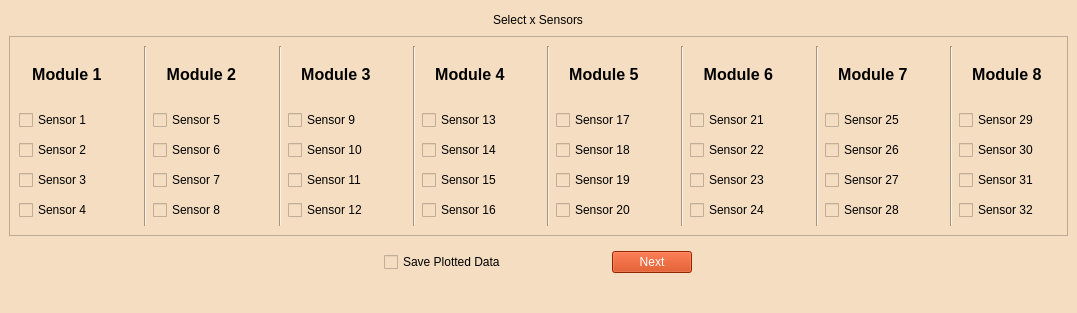
<?xml version="1.0" encoding="UTF-8"?>
<ui version="4.0">
	<class>MainWindow</class>
	<widget class="QMainWindow" name="MainWindow">
		<property name="geometry">
			<rect>
				<x>0</x>
				<y>0</y>
				<width>1077</width>
				<height>313</height>
			</rect>
		</property>
		<property name="sizePolicy">
			<sizepolicy hsizetype="Fixed" vsizetype="Fixed">
				<horstretch>0</horstretch>
				<verstretch>0</verstretch>
			</sizepolicy>
		</property>
		<property name="windowTitle">
			<string>Sensor Selection Window</string>
		</property>
		<property name="styleSheet">
			<string notr="true">font: 12pt &quot;MS Shell Dlg 2&quot;;
				background-color: rgb(244, 221, 192);
				color:rgb(0, 0, 0);
			</string>
		</property>
		<property name="iconSize">
			<size>
				<width>24</width>
				<height>24</height>
			</size>
		</property>
		<property name="dockNestingEnabled">
			<bool>false</bool>
		</property>
		<widget class="QWidget" name="centralwidget">
			<layout class="QVBoxLayout" name="verticalLayout_3">
				<item alignment="Qt::AlignHCenter">
					<widget class="QLabel" name="sensor_select_MAX_Label">
						<property name="text">
							<string>Select x Sensors</string>
						</property>
					</widget>
				</item>
				<item>
					<widget class="QFrame" name="frame">
						<property name="minimumSize">
							<size>
								<width>0</width>
								<height>200</height>
							</size>
						</property>
						<property name="maximumSize">
							<size>
								<width>16777215</width>
								<height>200</height>
							</size>
						</property>
						<property name="frameShape">
							<enum>QFrame::StyledPanel</enum>
						</property>
						<property name="frameShadow">
							<enum>QFrame::Raised</enum>
						</property>
						<layout class="QHBoxLayout" name="horizontalLayout_5">
							<item>
								<layout class="QVBoxLayout" name="verticalLayout">
									<item>
										<widget class="QLabel" name="Module1_Title">
											<property name="maximumSize">
												<size>
													<width>16777215</width>
													<height>50</height>
												</size>
											</property>
											<property name="text">
												<string>&lt;html&gt;&lt;head/&gt;&lt;body&gt;&lt;p align=&quot;center&quot;&gt;&lt;span
													style=&quot; font-size:12pt; font-weight:600;&quot;&gt;Module 1&lt;/span&gt;&lt;/p&gt;&lt;/body&gt;&lt;/html&gt;
												</string>
											</property>
										</widget>
									</item>
									<item>
										<widget class="QCheckBox" name="Sensor_1">
											<property name="enabled">
												<bool>false</bool>
											</property>
											<property name="text">
												<string>Sensor 1</string>
											</property>
										</widget>
									</item>
									<item>
										<widget class="QCheckBox" name="Sensor_2">
											<property name="enabled">
												<bool>false</bool>
											</property>
											<property name="text">
												<string>Sensor 2</string>
											</property>
										</widget>
									</item>
									<item>
										<widget class="QCheckBox" name="Sensor_3">
											<property name="enabled">
												<bool>false</bool>
											</property>
											<property name="text">
												<string>Sensor 3</string>
											</property>
										</widget>
									</item>
									<item>
										<widget class="QCheckBox" name="Sensor_4">
											<property name="enabled">
												<bool>false</bool>
											</property>
											<property name="text">
												<string>Sensor 4</string>
											</property>
										</widget>
									</item>
								</layout>
							</item>
							<item>
								<spacer name="verticalSpacer">
									<property name="orientation">
										<enum>Qt::Vertical</enum>
									</property>
									<property name="sizeHint" stdset="0">
										<size>
											<width>20</width>
											<height>40</height>
										</size>
									</property>
								</spacer>
							</item>
							<item>
								<widget class="Line" name="line">
									<property name="orientation">
										<enum>Qt::Vertical</enum>
									</property>
								</widget>
							</item>
							<item>
								<layout class="QVBoxLayout" name="verticalLayout_2">
									<item>
										<widget class="QLabel" name="Module2_Title">
											<property name="maximumSize">
												<size>
													<width>16777215</width>
													<height>50</height>
												</size>
											</property>
											<property name="text">
												<string>&lt;html&gt;&lt;head/&gt;&lt;body&gt;&lt;p align=&quot;center&quot;&gt;&lt;span
													style=&quot; font-size:12pt; font-weight:600;&quot;&gt;Module 2&lt;/span&gt;&lt;/p&gt;&lt;/body&gt;&lt;/html&gt;
												</string>
											</property>
										</widget>
									</item>
									<item>
										<widget class="QCheckBox" name="Sensor_5">
											<property name="enabled">
												<bool>false</bool>
											</property>
											<property name="text">
												<string>Sensor 5</string>
											</property>
										</widget>
									</item>
									<item>
										<widget class="QCheckBox" name="Sensor_6">
											<property name="enabled">
												<bool>false</bool>
											</property>
											<property name="text">
												<string>Sensor 6</string>
											</property>
										</widget>
									</item>
									<item>
										<widget class="QCheckBox" name="Sensor_7">
											<property name="enabled">
												<bool>false</bool>
											</property>
											<property name="text">
												<string>Sensor 7</string>
											</property>
										</widget>
									</item>
									<item>
										<widget class="QCheckBox" name="Sensor_8">
											<property name="enabled">
												<bool>false</bool>
											</property>
											<property name="text">
												<string>Sensor 8</string>
											</property>
										</widget>
									</item>
								</layout>
							</item>
							<item>
								<spacer name="verticalSpacer_2">
									<property name="orientation">
										<enum>Qt::Vertical</enum>
									</property>
									<property name="sizeHint" stdset="0">
										<size>
											<width>20</width>
											<height>40</height>
										</size>
									</property>
								</spacer>
							</item>
							<item>
								<widget class="Line" name="line_2">
									<property name="orientation">
										<enum>Qt::Vertical</enum>
									</property>
								</widget>
							</item>
							<item>
								<layout class="QVBoxLayout" name="verticalLayout_11">
									<item>
										<widget class="QLabel" name="Module3_Title">
											<property name="maximumSize">
												<size>
													<width>16777215</width>
													<height>50</height>
												</size>
											</property>
											<property name="text">
												<string>&lt;html&gt;&lt;head/&gt;&lt;body&gt;&lt;p align=&quot;center&quot;&gt;&lt;span
													style=&quot; font-size:12pt; font-weight:600;&quot;&gt;Module 3&lt;/span&gt;&lt;/p&gt;&lt;/body&gt;&lt;/html&gt;
												</string>
											</property>
										</widget>
									</item>
									<item>
										<widget class="QCheckBox" name="Sensor_9">
											<property name="enabled">
												<bool>false</bool>
											</property>
											<property name="text">
												<string>Sensor 9</string>
											</property>
										</widget>
									</item>
									<item>
										<widget class="QCheckBox" name="Sensor_10">
											<property name="enabled">
												<bool>false</bool>
											</property>
											<property name="text">
												<string>Sensor 10</string>
											</property>
										</widget>
									</item>
									<item>
										<widget class="QCheckBox" name="Sensor_11">
											<property name="enabled">
												<bool>false</bool>
											</property>
											<property name="text">
												<string>Sensor 11</string>
											</property>
										</widget>
									</item>
									<item>
										<widget class="QCheckBox" name="Sensor_12">
											<property name="enabled">
												<bool>false</bool>
											</property>
											<property name="text">
												<string>Sensor 12</string>
											</property>
										</widget>
									</item>
								</layout>
							</item>
							<item>
								<spacer name="verticalSpacer_4">
									<property name="orientation">
										<enum>Qt::Vertical</enum>
									</property>
									<property name="sizeHint" stdset="0">
										<size>
											<width>20</width>
											<height>40</height>
										</size>
									</property>
								</spacer>
							</item>
							<item>
								<widget class="Line" name="line_3">
									<property name="orientation">
										<enum>Qt::Vertical</enum>
									</property>
								</widget>
							</item>
							<item>
								<layout class="QVBoxLayout" name="verticalLayout_10">
									<item>
										<widget class="QLabel" name="Module4_Title">
											<property name="maximumSize">
												<size>
													<width>16777215</width>
													<height>50</height>
												</size>
											</property>
											<property name="text">
												<string>&lt;html&gt;&lt;head/&gt;&lt;body&gt;&lt;p align=&quot;center&quot;&gt;&lt;span
													style=&quot; font-size:12pt; font-weight:600;&quot;&gt;Module 4&lt;/span&gt;&lt;/p&gt;&lt;/body&gt;&lt;/html&gt;
												</string>
											</property>
										</widget>
									</item>
									<item>
										<widget class="QCheckBox" name="Sensor_13">
											<property name="enabled">
												<bool>false</bool>
											</property>
											<property name="text">
												<string>Sensor 13</string>
											</property>
										</widget>
									</item>
									<item>
										<widget class="QCheckBox" name="Sensor_14">
											<property name="enabled">
												<bool>false</bool>
											</property>
											<property name="text">
												<string>Sensor 14</string>
											</property>
										</widget>
									</item>
									<item>
										<widget class="QCheckBox" name="Sensor_15">
											<property name="enabled">
												<bool>false</bool>
											</property>
											<property name="text">
												<string>Sensor 15</string>
											</property>
										</widget>
									</item>
									<item>
										<widget class="QCheckBox" name="Sensor_16">
											<property name="enabled">
												<bool>false</bool>
											</property>
											<property name="text">
												<string>Sensor 16</string>
											</property>
										</widget>
									</item>
								</layout>
							</item>
							<item>
								<spacer name="verticalSpacer_3">
									<property name="orientation">
										<enum>Qt::Vertical</enum>
									</property>
									<property name="sizeHint" stdset="0">
										<size>
											<width>20</width>
											<height>40</height>
										</size>
									</property>
								</spacer>
							</item>
							<item>
								<widget class="Line" name="line_4">
									<property name="orientation">
										<enum>Qt::Vertical</enum>
									</property>
								</widget>
							</item>
							<item>
								<layout class="QVBoxLayout" name="verticalLayout_8">
									<item>
										<widget class="QLabel" name="Module5_Title">
											<property name="maximumSize">
												<size>
													<width>16777215</width>
													<height>50</height>
												</size>
											</property>
											<property name="text">
												<string>&lt;html&gt;&lt;head/&gt;&lt;body&gt;&lt;p align=&quot;center&quot;&gt;&lt;span
													style=&quot; font-size:12pt; font-weight:600;&quot;&gt;Module 5&lt;/span&gt;&lt;/p&gt;&lt;/body&gt;&lt;/html&gt;
												</string>
											</property>
										</widget>
									</item>
									<item>
										<widget class="QCheckBox" name="Sensor_17">
											<property name="enabled">
												<bool>false</bool>
											</property>
											<property name="text">
												<string>Sensor 17</string>
											</property>
										</widget>
									</item>
									<item>
										<widget class="QCheckBox" name="Sensor_18">
											<property name="enabled">
												<bool>false</bool>
											</property>
											<property name="text">
												<string>Sensor 18</string>
											</property>
										</widget>
									</item>
									<item>
										<widget class="QCheckBox" name="Sensor_19">
											<property name="enabled">
												<bool>false</bool>
											</property>
											<property name="text">
												<string>Sensor 19</string>
											</property>
										</widget>
									</item>
									<item>
										<widget class="QCheckBox" name="Sensor_20">
											<property name="enabled">
												<bool>false</bool>
											</property>
											<property name="text">
												<string>Sensor 20</string>
											</property>
										</widget>
									</item>
								</layout>
							</item>
							<item>
								<spacer name="verticalSpacer_5">
									<property name="orientation">
										<enum>Qt::Vertical</enum>
									</property>
									<property name="sizeHint" stdset="0">
										<size>
											<width>20</width>
											<height>40</height>
										</size>
									</property>
								</spacer>
							</item>
							<item>
								<widget class="Line" name="line_5">
									<property name="orientation">
										<enum>Qt::Vertical</enum>
									</property>
								</widget>
							</item>
							<item>
								<layout class="QVBoxLayout" name="verticalLayout_9">
									<item>
										<widget class="QLabel" name="Module6_Title">
											<property name="maximumSize">
												<size>
													<width>16777215</width>
													<height>50</height>
												</size>
											</property>
											<property name="text">
												<string>&lt;html&gt;&lt;head/&gt;&lt;body&gt;&lt;p align=&quot;center&quot;&gt;&lt;span
													style=&quot; font-size:12pt; font-weight:600;&quot;&gt;Module 6&lt;/span&gt;&lt;/p&gt;&lt;/body&gt;&lt;/html&gt;
												</string>
											</property>
										</widget>
									</item>
									<item>
										<widget class="QCheckBox" name="Sensor_21">
											<property name="enabled">
												<bool>false</bool>
											</property>
											<property name="text">
												<string>Sensor 21</string>
											</property>
										</widget>
									</item>
									<item>
										<widget class="QCheckBox" name="Sensor_22">
											<property name="enabled">
												<bool>false</bool>
											</property>
											<property name="text">
												<string>Sensor 22</string>
											</property>
										</widget>
									</item>
									<item>
										<widget class="QCheckBox" name="Sensor_23">
											<property name="enabled">
												<bool>false</bool>
											</property>
											<property name="text">
												<string>Sensor 23</string>
											</property>
										</widget>
									</item>
									<item>
										<widget class="QCheckBox" name="Sensor_24">
											<property name="enabled">
												<bool>false</bool>
											</property>
											<property name="text">
												<string>Sensor 24</string>
											</property>
										</widget>
									</item>
								</layout>
							</item>
							<item>
								<spacer name="verticalSpacer_6">
									<property name="orientation">
										<enum>Qt::Vertical</enum>
									</property>
									<property name="sizeHint" stdset="0">
										<size>
											<width>20</width>
											<height>40</height>
										</size>
									</property>
								</spacer>
							</item>
							<item>
								<widget class="Line" name="line_8">
									<property name="orientation">
										<enum>Qt::Vertical</enum>
									</property>
								</widget>
							</item>
							<item>
								<layout class="QVBoxLayout" name="verticalLayout_6">
									<item>
										<widget class="QLabel" name="Module7_Title">
											<property name="maximumSize">
												<size>
													<width>16777215</width>
													<height>50</height>
												</size>
											</property>
											<property name="text">
												<string>&lt;html&gt;&lt;head/&gt;&lt;body&gt;&lt;p align=&quot;center&quot;&gt;&lt;span
													style=&quot; font-size:12pt; font-weight:600;&quot;&gt;Module 7&lt;/span&gt;&lt;/p&gt;&lt;/body&gt;&lt;/html&gt;
												</string>
											</property>
										</widget>
									</item>
									<item>
										<widget class="QCheckBox" name="Sensor_25">
											<property name="enabled">
												<bool>false</bool>
											</property>
											<property name="text">
												<string>Sensor 25</string>
											</property>
										</widget>
									</item>
									<item>
										<widget class="QCheckBox" name="Sensor_26">
											<property name="enabled">
												<bool>false</bool>
											</property>
											<property name="text">
												<string>Sensor 26</string>
											</property>
										</widget>
									</item>
									<item>
										<widget class="QCheckBox" name="Sensor_27">
											<property name="enabled">
												<bool>false</bool>
											</property>
											<property name="text">
												<string>Sensor 27</string>
											</property>
										</widget>
									</item>
									<item>
										<widget class="QCheckBox" name="Sensor_28">
											<property name="enabled">
												<bool>false</bool>
											</property>
											<property name="text">
												<string>Sensor 28</string>
											</property>
										</widget>
									</item>
								</layout>
							</item>
							<item>
								<spacer name="verticalSpacer_7">
									<property name="orientation">
										<enum>Qt::Vertical</enum>
									</property>
									<property name="sizeHint" stdset="0">
										<size>
											<width>20</width>
											<height>40</height>
										</size>
									</property>
								</spacer>
							</item>
							<item>
								<widget class="Line" name="line_6">
									<property name="orientation">
										<enum>Qt::Vertical</enum>
									</property>
								</widget>
							</item>
							<item>
								<layout class="QVBoxLayout" name="verticalLayout_5">
									<item>
										<widget class="QLabel" name="Module8_Title">
											<property name="maximumSize">
												<size>
													<width>16777215</width>
													<height>50</height>
												</size>
											</property>
											<property name="text">
												<string>&lt;html&gt;&lt;head/&gt;&lt;body&gt;&lt;p align=&quot;center&quot;&gt;&lt;span
													style=&quot; font-size:12pt; font-weight:600;&quot;&gt;Module 8&lt;/span&gt;&lt;/p&gt;&lt;/body&gt;&lt;/html&gt;
												</string>
											</property>
										</widget>
									</item>
									<item>
										<widget class="QCheckBox" name="Sensor_29">
											<property name="enabled">
												<bool>false</bool>
											</property>
											<property name="text">
												<string>Sensor 29</string>
											</property>
										</widget>
									</item>
									<item>
										<widget class="QCheckBox" name="Sensor_30">
											<property name="enabled">
												<bool>false</bool>
											</property>
											<property name="text">
												<string>Sensor 30</string>
											</property>
										</widget>
									</item>
									<item>
										<widget class="QCheckBox" name="Sensor_31">
											<property name="enabled">
												<bool>false</bool>
											</property>
											<property name="text">
												<string>Sensor 31</string>
											</property>
										</widget>
									</item>
									<item>
										<widget class="QCheckBox" name="Sensor_32">
											<property name="enabled">
												<bool>false</bool>
											</property>
											<property name="text">
												<string>Sensor 32</string>
											</property>
										</widget>
									</item>
								</layout>
							</item>
						</layout>
					</widget>
				</item>
				<item alignment="Qt::AlignHCenter">
					<widget class="QWidget" name="widget" native="true">
						<property name="maximumSize">
							<size>
								<width>16777215</width>
								<height>40</height>
							</size>
						</property>
						<layout class="QHBoxLayout" name="horizontalLayout">
							<item>
								<widget class="QCheckBox" name="sensor_selection_Save_Plot_Data_checkBox">
									<property name="text">
										<string>Save Plotted Data</string>
									</property>
								</widget>
							</item>
							<item>
								<spacer name="verticalSpacer_8">
									<property name="orientation">
										<enum>Qt::Vertical</enum>
									</property>
									<property name="sizeHint" stdset="0">
										<size>
											<width>20</width>
											<height>40</height>
										</size>
									</property>
								</spacer>
							</item>
							<item>
								<spacer name="verticalSpacer_12">
									<property name="orientation">
										<enum>Qt::Vertical</enum>
									</property>
									<property name="sizeHint" stdset="0">
										<size>
											<width>20</width>
											<height>40</height>
										</size>
									</property>
								</spacer>
							</item>
							<item>
								<spacer name="verticalSpacer_11">
									<property name="orientation">
										<enum>Qt::Vertical</enum>
									</property>
									<property name="sizeHint" stdset="0">
										<size>
											<width>20</width>
											<height>40</height>
										</size>
									</property>
								</spacer>
							</item>
							<item>
								<spacer name="verticalSpacer_10">
									<property name="orientation">
										<enum>Qt::Vertical</enum>
									</property>
									<property name="sizeHint" stdset="0">
										<size>
											<width>20</width>
											<height>40</height>
										</size>
									</property>
								</spacer>
							</item>
							<item>
								<spacer name="verticalSpacer_9">
									<property name="orientation">
										<enum>Qt::Vertical</enum>
									</property>
									<property name="sizeHint" stdset="0">
										<size>
											<width>20</width>
											<height>40</height>
										</size>
									</property>
								</spacer>
							</item>
							<item>
								<widget class="QPushButton" name="sensor_selection_NEXT_Button">
									<property name="styleSheet">
										<string notr="true">background-color:rgb(204, 51, 0);
											color: rgb(255, 255, 255);
											font: 12pt &quot;MS Shell Dlg 2&quot;;
										</string>
									</property>
									<property name="text">
										<string>Next</string>
									</property>
								</widget>
							</item>
						</layout>
					</widget>
				</item>
			</layout>
		</widget>
		<widget class="QStatusBar" name="statusbar"/>
	</widget>
	<resources/>
	<connections/>
</ui>
